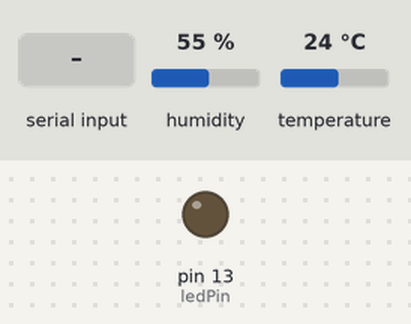
Simulated run of this sketch. Board: Arduino Uno, built with avr-gcc and run on an emulated ATmega328P. On the bench: output pins drawn as LEDs (lit = HIGH). Wiring (inferred from the names in the program): DHT11 sensor: data pin 9. The test bench sets the inputs (shaded band); at power-on: humidity 55 %, temperature 24 °C. The modem accepts every AT command (registered, SIM ready, sends succeed) and sends nothing else; what the sketch prints to the serial monitor is not drawn.

Above: at 13.0 s.
13.1 s: "0.0.0.0" received over Serial
Timing chart, 0 to 16.1 s (numbered marks = the images above; inputs shaded):
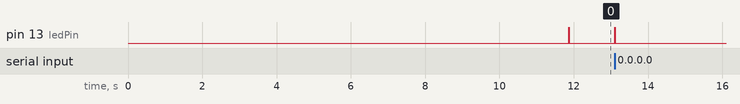

Measured:
- after the input at 13.1 s, pin 13 (ledPin): LOW → HIGH at once, → LOW 0.02 s later

The sketch:

DHTWifiProMini.ino
```cpp
#include <AltSoftSerial.h>
#include <DHT.h>

#define DHT11_PIN 9 //put the sensor in the digital pin 3
#define  ledPin  13

AltSoftSerial serWifi;
String data;
char c;
DHT dht;
double h;
double t;
unsigned long tStart, timeInterval = 10000UL, timeFree = 0UL, timeLast = 0UL;
boolean ledStatus = false;
void setup() {
  // put your setup code here, to run once:
  Serial.begin(9600);
  serWifi.begin(9600);
  //serWifi.setTimeout(2000);
  pinMode(ledPin, OUTPUT);
  digitalWrite(ledPin, LOW);
  getDHT();
  tStart = millis();
  //delay(1000);
  serWifi.println("AT+GMR");
  Serial.println(waitData("OK", "ERROR", "", ""));
  delay(50);
  connectToAP();
  //joinAP();
  update();
}

void loop() {
  // put your main code here, to run repeatedly:
  // Serial.println("get info");
  getWifiInfo();
  if ((millis() - tStart) >= 3600000UL) {
    tStart = millis();
    getDHT();
    connectToAP();
    update();
  }
}

void getWifiInfo() {
  if (serWifi.available()) {
    digitalWrite(ledPin, HIGH);
    //char ss[255] = {};
    data = "";
    //Serial.print("WiFi:") ;
    while (serWifi.available()) {
      c = char(serWifi.read());
      data += c;
      //Serial.write(c);
      delay(1);
    }
    //while (
    //serWifi.readBytes(ss, 255) != 0) {
    //    Serial.print(data);
    //Serial.println(ss);
    //}
    Serial.print(data);
    digitalWrite(ledPin, LOW);
  }

  if (Serial.available()) {
    digitalWrite(ledPin, HIGH);
    data = "";
    Serial.print("PC:") ;
    while (Serial.available()) {
      c = char(Serial.read());
      data += c;
      //serWifi.write(c);
      delay(2);
    }
    //Serial3.write(data);
    Serial.print(data);
    serWifi.print(data);
    digitalWrite(ledPin, LOW);
    //serWifi.println(data);
    delay(100);
    digitalWrite(ledPin, LOW);
  }
}

void getDHT() {
  int chk = dht.read11(DHT11_PIN);
  switch (chk)
  {
    case 0:  Serial.print("OK,\t"); break;
    case -1: Serial.print("Checksum error,\t"); break;
    case -2: Serial.print("Time out error,\t"); break;
    default: Serial.print("Unknown error,\t"); break;
  }

  // DISPLAT DATA
  Serial.print(dht.humidity, 1);
  Serial.print(",\t");
  Serial.println(dht.temperature, 1);
  h = dht.humidity;
  t = dht.temperature;
}
void update() {
  Serial.print("In AT Cmd:");
  Serial.print(h, 1);
  Serial.print(",\t");
  Serial.println(t, 1);
  //getWifiInfo();
  serWifi.println("AT+CIPMUX=1");
  delay(200);
  timelog("Wait CIPMUX OK");
  Serial.println(waitData("OK", "", "", ""));
  //  Serial.println("Begin");
  serWifi.println("AT+CIPSTART=1,\"TCP\",\"materonep001.sinaapp.com\",80");

  timelog("Wait CIPStart OK");
  Serial.println(waitData("OK", "", "", ""));
  String s = "GET /homestatus.php?h=";
  s = s + h;
  s = s + "&t=";
  s = s + t;
  s = s + " HTTP/1.1\r\n";
  s = s + "host:materonep001.sinaapp.com\r\n\r\n";
  //  Serial.println(s);
  //  Serial.println("End send info");
  String cmd = "AT+CIPSEND=1,";
  cmd += s.length();
  //  Serial.println(cmd);
  //  Serial.println(s);
  if (s.length() > 0) {
    serWifi.println(cmd);
    //    delay(200);
    //    getWifiInfo();
    timelog("Wait >");
    Serial.println(waitData(">", "", "", ""));
    timelog("Wait > END");
    serWifi.print(s);
    timelog("Wait Return from SVR");
    //delay(300);
    //getWifiInfo();
    Serial.println(waitData("SEND OK", "", "", ""));
    timelog("Wait SVR OK");
    Serial.println(waitData("Date", "", "", ""));
    timelog("Wait SVR  Get HTTP RET OK");
    delay(1000);
  }
  timelog("Begin Close conn");
  serWifi.println("AT+CIPCLOSE=1");
  getWifiInfo();
}

String joinAP() {
  Serial.println("In JoinAP");
  serWifi.println("AT+CWJAP=\"CoolMi\",\"26856204\"");
  //serWifi.println("AT+CWJAP=\"CoolDog\",\"86053436\"");
  //delay(8000);
  //rets = wifi.waitData(T_OK, T_READY);
  //Serial.println(rets);
  return waitData("OK", "ERROR", "", "");
}

void blinkLed() {
  ledStatus ? digitalWrite(ledPin, HIGH) : digitalWrite(ledPin, LOW);
  ledStatus != ledStatus;
}

String waitData(String Tag1, String Tag2, String Tag3, String Tag4)
{
  String ret = "";
  boolean rcvData = false;
  timeLast = millis();
  int cnt = 0;
  while (1)
  {
    if (serWifi.available()) {
      data = "";
      rcvData = true;
      while (serWifi.available()) {
        c = char(serWifi.read());
        if (cnt++ < 100) {
          data += c;
        }
        Serial.print(c);
        //delay(1);
      }
      Serial.println();
      Serial.print("=== ");
      Serial.print(cnt);
      Serial.println(" ===");
      //Serial.println(data);
      if (cnt > 100) {
        Serial.println("====Trunked====");
      }
      ret += data;
      cnt = 0;
    }
    timeFree = millis();
    if ((timeFree > timeLast) && (timeFree - timeLast) > timeInterval) break;

    if (!rcvData) {
      continue;
    } else {
      rcvData = false;
    }
    Serial.print("+++");
    Serial.println(ret);

    //找到任何一个标识符即退出。
    if ((Tag1 != "") && (ret.indexOf(Tag1) != -1)) break;
    if ((Tag2 != "") && (ret.indexOf(Tag2) != -1)) break;
    if ((Tag3 != "") && (ret.indexOf(Tag3) != -1)) break;
    if ((Tag4 != "") && (ret.indexOf(Tag4) != -1)) break;
  }
  return ret;
}

void connectToAP() {
  String ret = "";
  for (int i = 0; i < 3 ; i++) {
    Serial.println("In Connect to ap");
    serWifi.println("AT+CIFSR");
    ret = waitData("OK", "", "", "");
    if (ret.indexOf("0.0.0.0") != -1) {
      Serial.println("Connetct to AP begin");
      ret = joinAP();
      Serial.print("Connetct to AP ret:");
      Serial.println(ret);
    } else {
      Serial.println(ret);
      break;
    }
    delay(1000);
  }
}
void timelog() {
  timelog("");
}
void timelog(String s) {
  unsigned long t = millis();
  Serial.print(s);
  Serial.print(" :[ ");
  Serial.print(t - tStart);
  Serial.println(" ]ms");
}
```
